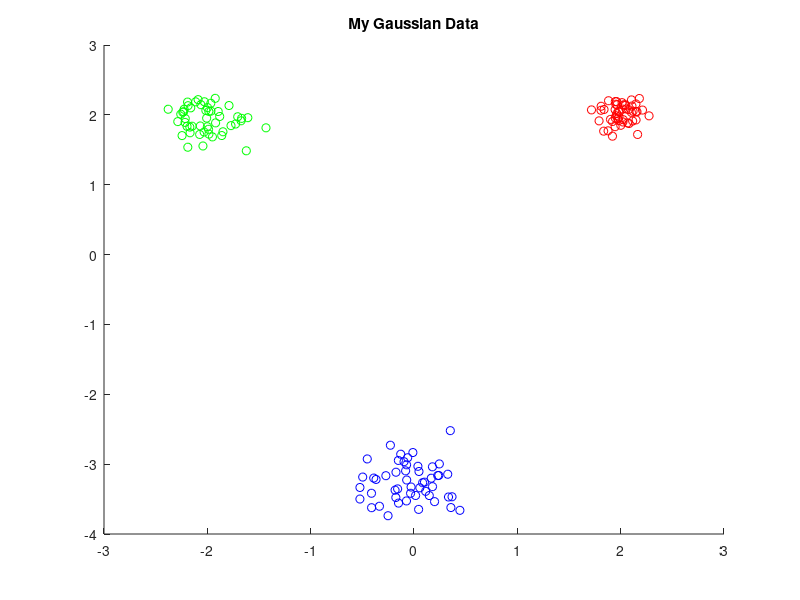

Write MATLAB code to recreate this figure. (Note: this script raises an error after producing the figure.)
% EC 414 - HW 3 - Spring 2022
% K-Means starter code

clear, clc, close all;

%% 3.2a Generate Gaussian data and Implement k-means:

% Intializing mean vectors
mu1 = [2, 2]';
mu2 = [-2,  2]';
mu3 = [0, -3.25]';

% Intializing covariance vectors
identityMatrix = [1, 0; 0, 1];
sigma1 = 0.02 .* identityMatrix;
sigma2 = 0.05 .* identityMatrix;
sigma3 = 0.07 .* identityMatrix;

% Creating Gaussian Data Clusters
gaussian1 = mvnrnd(mu1,sigma1,50);
gaussian2 = mvnrnd(mu2,sigma2,50);
gaussian3 = mvnrnd(mu3,sigma3,50);

% Create Scatter Plot
% First Gaussian Data
% figure
scatter(gaussian1(:,1), gaussian1(:, 2), 'r');
hold on
scatter(gaussian2(:,1), gaussian2(:, 2), 'g');
hold on
scatter(gaussian3(:,1), gaussian3(:, 2), 'b');
hold on

% title
title('My Gaussian Data')

%% Generate NBA data:
% % Add code below:
% 
% % HINT: readmatrix might be useful here
% 
% % Problem 3.2(f): Generate Concentric Rings Dataset using
% % sample_circle.m provided to you in the HW 3 folder on Blackboard.
% 
%% K-Means implementation

% initializations
k = 3;
MU_init = [3 3; -4, -1; 2 -4];
MU_init2 = [-0.14 2.6; 3.15 -0.84; -3.28 -1.58];
num_mu = length(MU_init);
DATA = [gaussian1; gaussian2;  gaussian3];
converged = 0;
iteration = 0;
convergence_threshold = 0.025;

% Creating iterator
current_MU = MU_init2;

 while (converged==0)
      iteration = iteration + 1;
      fprintf('Iteration: %d\n',iteration)
      
 
     %% CODE - Assignment Step - Assign each data observation to the cluster with the nearest mean:
     labels = assignDatapoints(DATA, current_MU);
     
     %% CODE - Mean Updating - Update the cluster means
     newMU_init = recalculateCentriod(DATA, labels, num_mu);
     
     %% CODE 4 - Check for convergence 
     convergenceMetric = abs((newMU_init - current_MU) / current_MU);
     if (convergenceMetric <= convergence_threshold)
         converged=1;
     end
     
     % If not converged, update current MU
     current_MU = newMU_init;
     
     %% CODE 5 - Plot clustering results if converged:
     
     if (converged == 1)
         fprintf('\nConverged.\n')
         
         % Getting points for each label
         labeledData_1 = DATA((find(labels == 1)), :);
         labeledData_2 = DATA((find(labels == 2)), :);
         labeledData_3 = DATA((find(labels == 3)), :);
         
         % Create Scatter Plot
         % figure
         scatter(labeledData_1(:,1), labeledData_1(:, 2), 'r');
         hold on
         scatter(labeledData_2(:,1), labeledData_2(:, 2), 'g');
         hold on
         scatter(labeledData_3(:,1), labeledData_3(:, 2), 'b');

        % label axis and title
        xlabel('First Feature')
        ylabel('Second Feature')
        title('k-means = 3 clusters')
         
         %% If converged, get WCSS metric
         % Add code below
         
     end
     
     %%%%%%%%%%%%%%%%%%%%%%%%%%%%%%%%%%%%%%%%%%%%%%%%
end  
